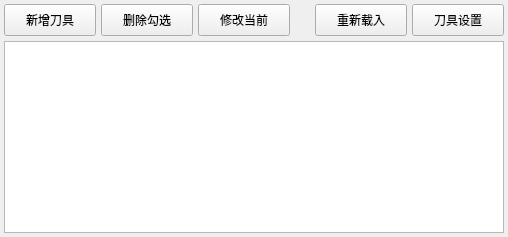
           <widget class="QWidget" name="toolPage">
            <attribute name="title"><string>刀具表</string></attribute>
            <layout class="QVBoxLayout" name="toolLayout">
             <property name="spacing"><number>5</number></property><property name="leftMargin"><number>4</number></property><property name="topMargin"><number>4</number></property><property name="rightMargin"><number>4</number></property><property name="bottomMargin"><number>4</number></property>
             <item>
              <layout class="QHBoxLayout" name="toolManageLayout">
               <property name="spacing"><number>5</number></property>
               <item><widget class="QPushButton" name="tool_add"><property name="minimumSize"><size><width>92</width><height>32</height></size></property><property name="text"><string>新增刀具</string></property></widget></item>
               <item><widget class="QPushButton" name="tool_delete"><property name="minimumSize"><size><width>92</width><height>32</height></size></property><property name="text"><string>删除勾选</string></property></widget></item>
               <item><widget class="QPushButton" name="tool_edit"><property name="minimumSize"><size><width>92</width><height>32</height></size></property><property name="text"><string>修改当前</string></property></widget></item>
               <item><spacer name="toolManageSpacer"><property name="orientation"><enum>Qt::Horizontal</enum></property><property name="sizeHint" stdset="0"><size><width>20</width><height>10</height></size></property></spacer></item>
               <item><widget class="QPushButton" name="tool_reload"><property name="minimumSize"><size><width>92</width><height>32</height></size></property><property name="text"><string>重新载入</string></property></widget></item>
               <item><widget class="ActionButton" name="tool_settings"><property name="minimumSize"><size><width>92</width><height>32</height></size></property><property name="text"><string>刀具设置</string></property><property name="tool_offset_dialog_action" stdset="0"><bool>true</bool></property></widget></item>
              </layout>
             </item>
             <item><widget class="ToolOffsetView" name="tool_offsets"><property name="dialog_code_string" stdset="0"><string>CALCULATOR</string></property><property name="text_dialog_code_string" stdset="0"><string>KEYBOARD</string></property><property name="metric_template" stdset="0"><string>%10.3f</string></property><property name="imperial_template" stdset="0"><string>%9.4f</string></property></widget></item>
            </layout>
           </widget>
